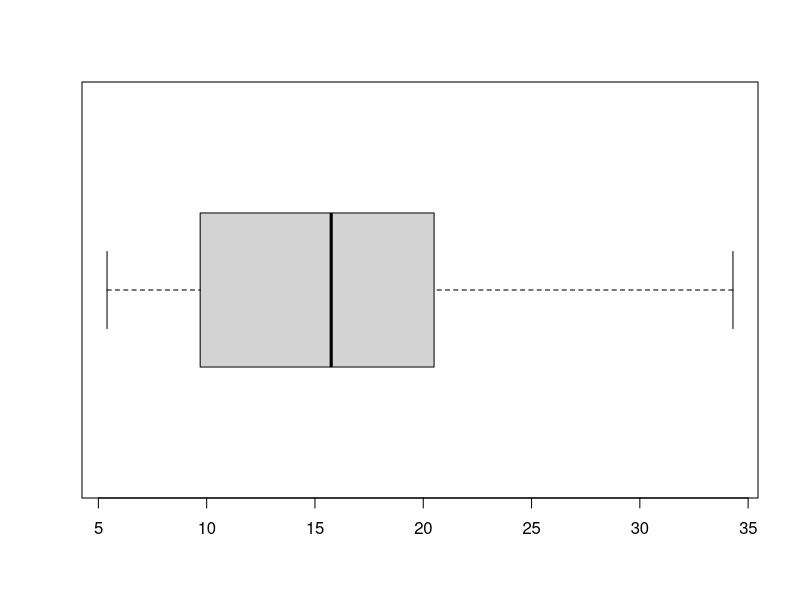
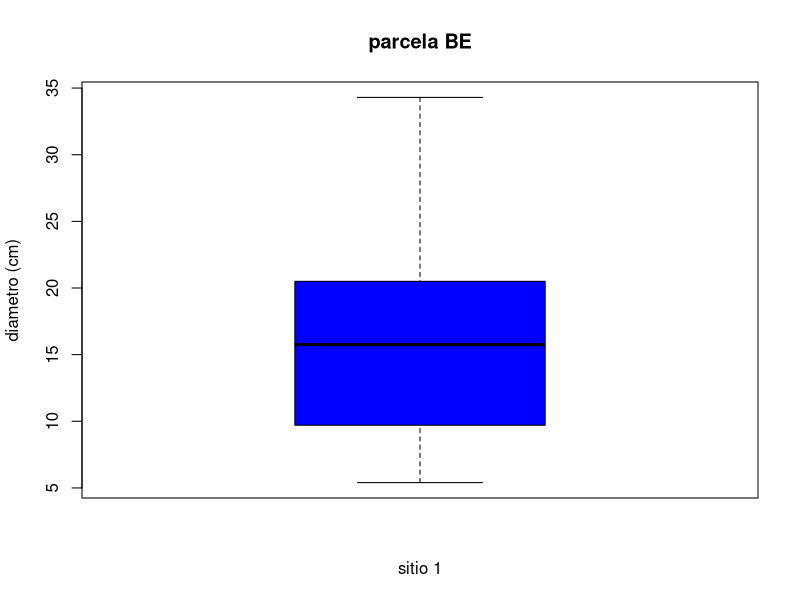
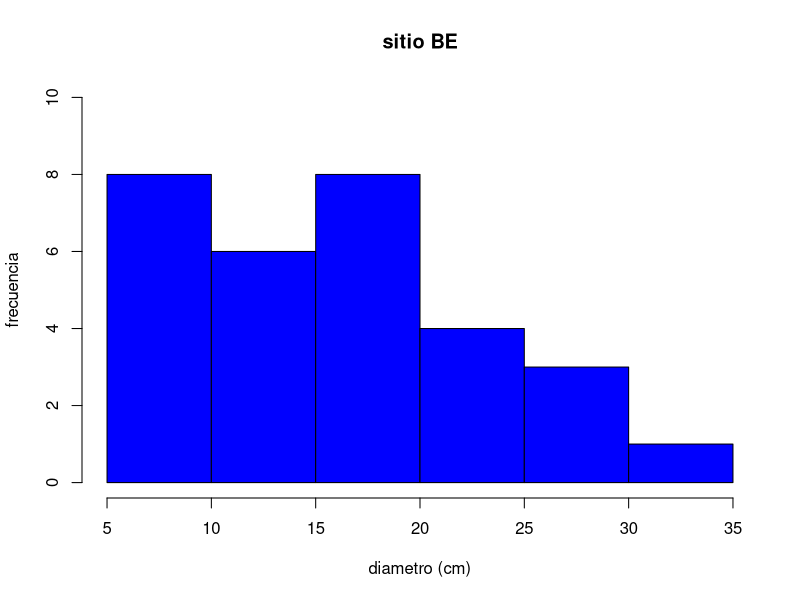
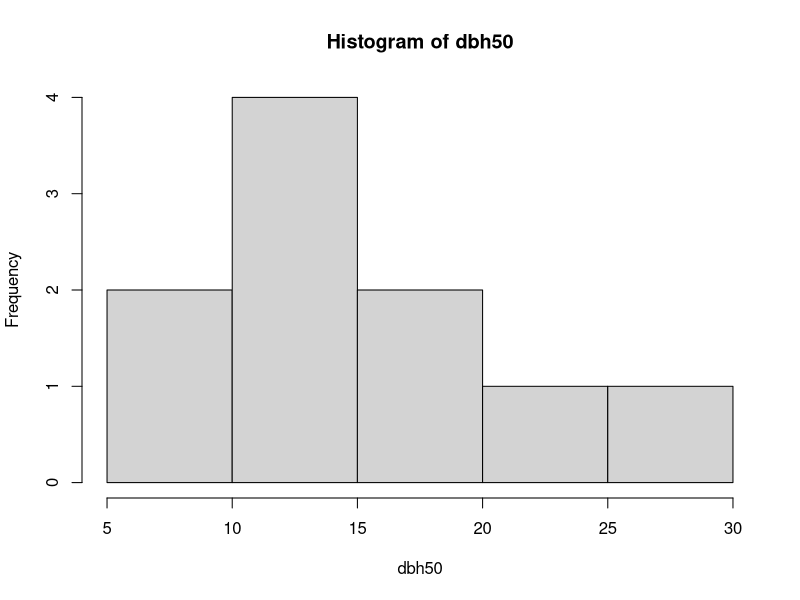
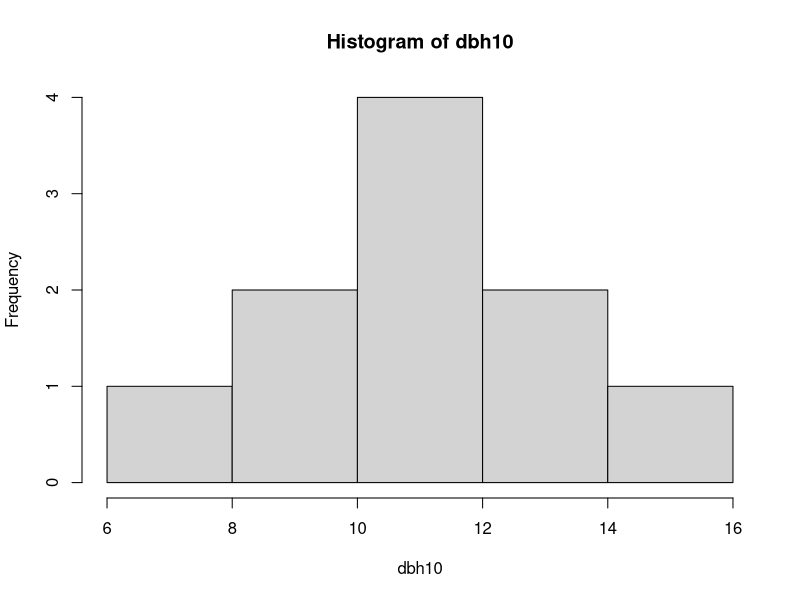
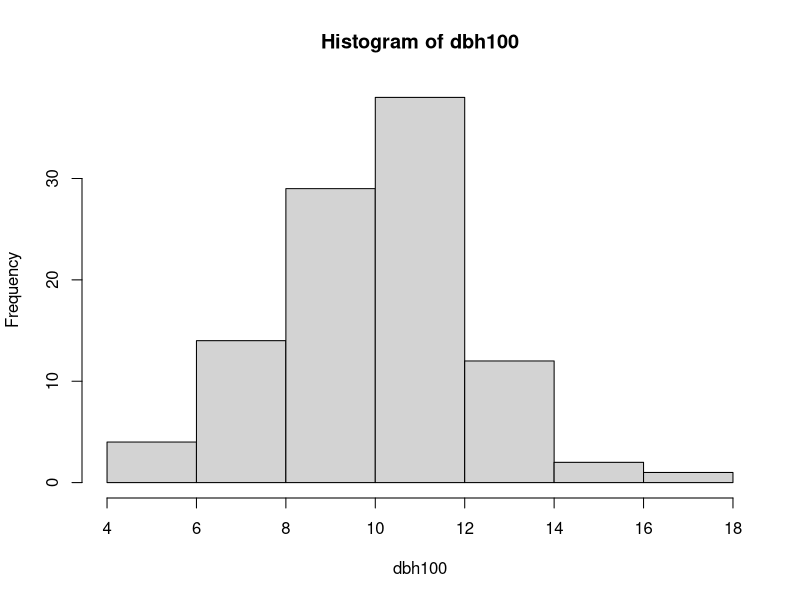
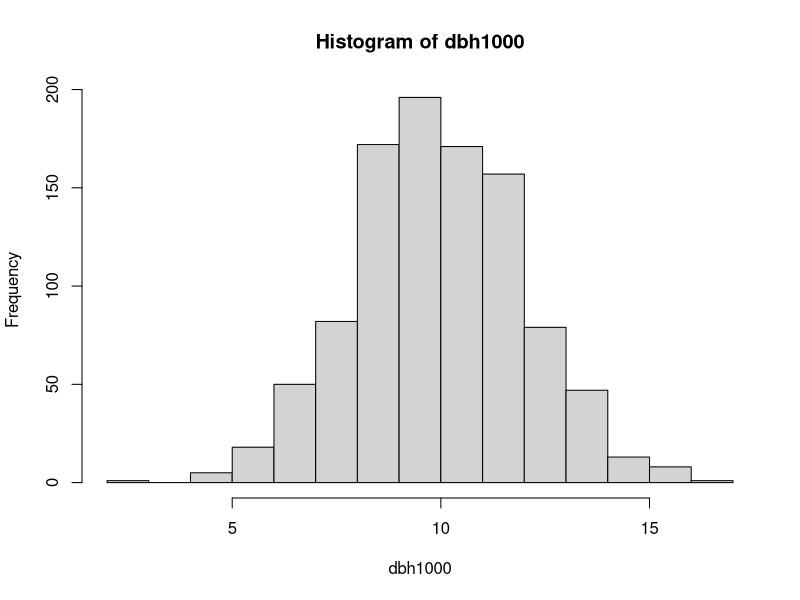
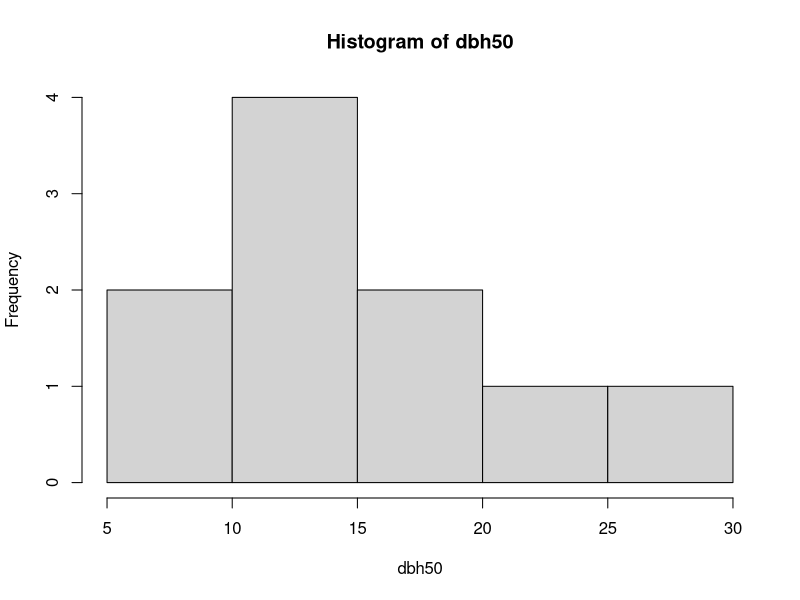

These charts were generated, in order, by the following R code:
# Emanuel Molina Marchan
# 16/98/2022
# clase 2


# ingresar datos ----------------------------------------------------------



dbh <- c(16.5, 25.3, 22.1, 17.2, 16.1, 8.1, 34.3, 5.4, 5.7,
         11.2, 24.1, 14.5, 7.7, 15.6, 15.9, 10.17, 17.5, 20.5,
         7.8, 27.3, 9.7, 6.5, 23.4, 8.2, 28.5, 10.4, 11.5,
         14.3, 17.2, 16.8)


length(dbh)
# medidas de tendencia central

media <- sum(dbh)/length(dbh)

mean(dbh)

median(dbh)

# media geometrica

exp(mean(log(dbh)))

# medidas de dispersion

sd(dbh)

var(dbh)

# el resultado de coef.var es en porcentaje

coef.var <- sd(dbh)/mean(dbh)*100
coef.var

# el 1er valor es es minimo y el ultimo es el maximo, el 2o num es el valor maximo del 1er cuartil, el 3er valor es el maximo del segundo cuartil y asi sucesuvamente

fivenum(dbh)

quantile(dbh, 0.15)

quantile(dbh, 0.30)


# grafica -----------------------------------------------------------------

boxplot(dbh, horizontal = T)

boxplot(dbh, col = "blue", ylab = "diametro (cm)",
        xlab = "sitio 1", main = "parcela BE")

stem(dbh, scale =2)

#el nombre correcto de grafica de barras es histograma 

hist(dbh, col ="blue", ylab = "frecuencia",
     xlab = "diametro (cm)",
     main = "sitio BE", ylim = c(0,10))

# modificar un dato en especifico

dbh[1] <- 16.5
dbh

#muestra aleatorea

dbh50 <- sample(dbh, 10, replace = TRUE)

set.seed(45)
rnorm(50, mean = 10, sd =2)

hist(dbh50)

dbh10 <- rnorm(10, mean =10, sd =2)
hist(dbh10)

dbh100 <- rnorm(100, mean=10, sd=2)
hist(dbh100)

dbh1000 <- rnorm(1000, mean=10, sd=2)
hist(dbh1000)


set.seed(45)

hist(dbh50)

dbh10 <- rnorm(10, mean =10, sd =2)
hist(dbh10)

dbh100 <- rnorm(100, mean=10, sd=2)
hist(dbh100)

dbh1000 <- rnorm(1000, mean=10, sd=2)
hist(dbh1000)




















